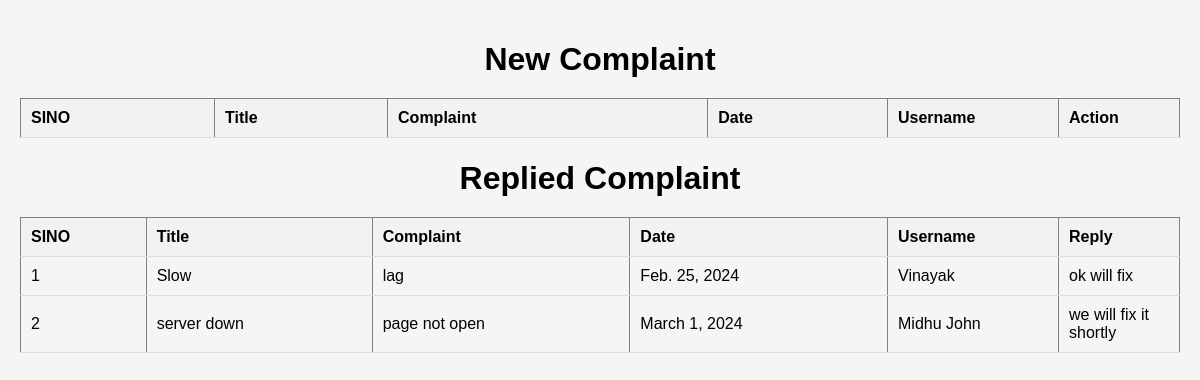
Screenshot of /Wadmin/ViewComplaint/ with the database file from the repository.
### User/models.py (models this page shows)
class tbl_complaint(models.Model):
    complaint_title=models.CharField(max_length=50)
    complaint_content=models.CharField(max_length=100)
    complaint_date=models.DateField(auto_now_add=True,null=True)
    complaint_reply=models.CharField(max_length=50,default='Not Replied')
    complaint_status=models.CharField(max_length=50,default=0)
    user_id=models.ForeignKey(tbl_user,on_delete=models.CASCADE)

### Guest/models.py (models this page shows)
class tbl_user(models.Model):
    user_name=models.CharField(max_length=50)
    user_email=models.CharField(max_length=50)
    user_photo=models.FileField(max_length=50,upload_to='Userphoto/')
    user_password=models.CharField(max_length=50)

### Admin/views.py (the view)
# urls.py: path('ViewComplaint/',views.viewcomplaint,name="ViewComplaint"),
def viewcomplaint(request):
    complaint=tbl_complaint.objects.filter(complaint_status=0)
    rcomplaint=tbl_complaint.objects.filter(complaint_status=1)
    return render(request,"Admin/ViewComplaint.html",{'new':complaint,'reply':rcomplaint})

### Admin/Templates/Admin/ViewComplaint.html (shortened to what this page needs)
<!DOCTYPE html>
<html lang="en">
<head>
</head>
<body>
    <form action="" method="post">
        <h1>New Complaint</h1>
        <table border="1" align="center">
            <tr>
                <th>SINO</th>
                <th>Title</th>
                <th>Complaint</th>
                <th>Date</th>
                <th>Username</th>
                <th>Action</th>
            </tr>
        </table>
        <h1>Replied Complaint</h1>
        <table border="1" align="center">
            <tr>
                <th>SINO</th>
                <th>Title</th>
                <th>Complaint</th>
                <th>Date</th>
                <th>Username</th>
                <th>Reply</th>
            </tr>
            {% for i in reply %}
            <tr>
                <td>{{forloop.counter}}</td>
                <td>{{i.complaint_title}}</td>
                <td>{{i.complaint_content}}</td>
                <td>{{i.complaint_date}}</td>
                <td>{{i.user_id.user_name}}</td>
                <td>{{i.complaint_reply}}</td>
            </tr>
            {% endfor %}
        </table>
    </form>
</body>
</html>

### Admin/Templates/Admin/ViewComplaint.html (style rules this page uses)
body { font-family: Arial, sans-serif; background-color: #f5f5f5; margin: 0; padding: 20px; }
h1 { text-align: center; margin-bottom: 20px; }
table { width: 100%; border-collapse: collapse; margin-bottom: 20px; }
th, td { padding: 10px; text-align: left; border-bottom: 1px solid #ddd; }
th { background-color: #f2f2f2; }
td:nth-child(5), th:nth-child(5) { width: 150px; }
td:nth-child(6), th:nth-child(6) { width: 100px; }

### rows the page displays
tbl_complaint: complaint_title "Slow", complaint_content "lag", complaint_date "Feb. 25, 2024", user_id.user_name "Vinayak", complaint_reply "ok will fix"
tbl_complaint: complaint_title "server down", complaint_content "page not open", complaint_date "March 1, 2024", user_id.user_name "Midhu John", complaint_reply "we will fix it shortly"
